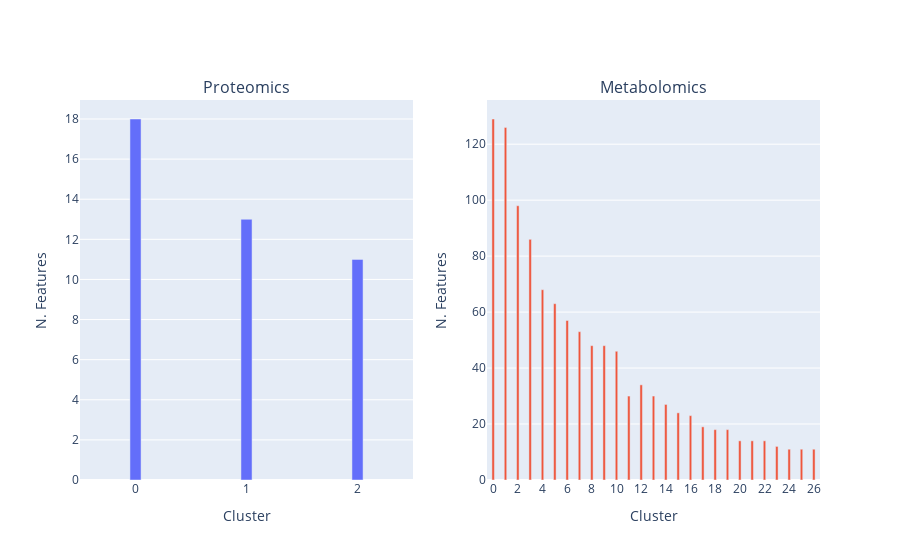

The code cell stored with this chart in its notebook:
### Code cell
# Number of features per cluster

fig = make_subplots(rows=1, cols=2, subplot_titles=['Proteomics', 'Metabolomics'])
fig.add_trace(go.Bar(
    x=[str(i) for i in range(len(qqcom))],
    y=[len(i) for i in qqcom], width=0.1, showlegend=False
), row=1, col=1)

# mmcl = [1,9,10]
fig.add_trace(go.Bar(
    x=[str(i) for i in range(len(mmcom))],
    y=[len(i) for n,i in enumerate(mmcom)], width=0.2, showlegend=False
), row=1, col=2)
fig.update_xaxes(title='Cluster')
fig.update_yaxes(title='N. Features')

fig.show()
with open(file, 'a') as f:
    f.write(fig.to_html(full_html=False, include_plotlyjs='cdn', default_height='50%', default_width='80%'))

### Figure 1 — Plotly figure (JSON) as saved in the notebook; plotly's stock layout.template omitted (floating-point values rounded to 4 significant figures)
{"data": [{"showlegend": false, "type": "bar", "width": 0.1, "x": ["0", "1", "2"], "xaxis": "x", "y": [18, 13, 11], "yaxis": "y"}, {"showlegend": false, "type": "bar", "width": 0.2, "x": ["0", "1", "2", "3", "4", "5", "6", "7", "8", "9", "10", "11", "12", "13", "14", "15", "16", "17", "18", "19", "20", "21", "22", "23", "24", "25", "26"], "xaxis": "x2", "y": [129, 126, 98, 86, 68, 63, 57, 53, 48, 48, 46, 30, 34, 30, 27, 24, 23, 19, 18, 18, 14, 14, 14, 12, 11, 11, 11], "yaxis": "y2"}], "layout": {"annotations": [{"font": {"size": 16}, "showarrow": false, "text": "Proteomics", "x": 0.225, "xanchor": "center", "xref": "paper", "y": 1, "yanchor": "bottom", "yref": "paper"}, {"font": {"size": 16}, "showarrow": false, "text": "Metabolomics", "x": 0.775, "xanchor": "center", "xref": "paper", "y": 1, "yanchor": "bottom", "yref": "paper"}], "xaxis": {"anchor": "y", "domain": [0, 0.45], "title": {"text": "Cluster"}}, "xaxis2": {"anchor": "y2", "domain": [0.55, 1], "title": {"text": "Cluster"}}, "yaxis": {"anchor": "x", "domain": [0, 1], "title": {"text": "N. Features"}}, "yaxis2": {"anchor": "x2", "domain": [0, 1], "title": {"text": "N. Features"}}}}
